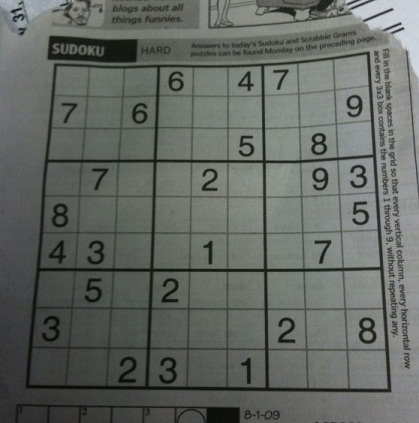
#> input picture Sistemas de Percepcion - MINCAR/data/morfologicos/sudoku.jpg, 419 x 423 px
$ python T02_filtrado_morfologico.py
#> lines starting #> are read from the running program, lines starting #| are printed output that depends on the picture; after the words box and inside, x2 and y2 are one past the last pixel; in counts of white or black regions, pixels touching at a corner belong together
### Sistemas de Percepcion - MINCAR/practica00/T01_cargar_imagen.py
# -*- coding: utf-8 -*-
__author__ = "Grupo 9: Haritz, Pablo & Sergio"

"""
Date = 20/04/2020
Author = Grupo 9: Haritz, Pablo & Sergio
Project = Práctica 0, principios de python
"""

'''
   En este código proporcionamos herramientas que nos van a permitir cargar, guardar y visualizar
   imágenes. Lo usaremos durante todas las prácticas.

   TODO: Entiende este código y haz que funcione asegurándote de que tienes bien elegido el intérprete
'''

#Aquí importo las librerías que me resultan útiles
import skimage, sklearn, skimage.io
import numpy, scipy
#Para escribir menos puedo poner alias a lo que importo:
import numpy as np
import matplotlib.pyplot as plt
import os

#Las funciones de python se definen con def. El contenido se escribe indentado:
# [24 lines left out: functions cargar_imagen, guardar_imagen, not called in this run]

def visualizar_imagen(imagen,titulo = 'nombre_del_estudiante',block = True,save_figure=False,figure_save_path='../data/out/fig_sample.png',rescale_colors=True):
    '''
    Esta función visualiza y almacena una imagen y salva la figura si se indica
    :param imagen_rgb: imagen RGB de tipo numpy array
    :param titulo: Indica el nombre del estudiante más la información adicional requerida
    :param block: Permite que al visualizar la imagen en programa pare hasta cerrar la ventana
    :return:
    '''

    fig,ax = plt.subplots(1,1,sharex=True,sharey=True)
    if len(imagen.shape)==2:
        if rescale_colors:
            ax.imshow(imagen,cmap=plt.get_cmap('gray'))
        else:
            ax.imshow(imagen)

    else:
        ax.imshow(imagen)
    ax.set_title(titulo)
    if save_figure:
        folder, filename = os.path.split(figure_save_path)
        try:
            os.makedirs(folder)
        except:
            pass
        plt.savefig(figure_save_path, dpi=600)
    plt.show(block=block)

def visualizar_imagenes(lista_imagen,lista_titulos,n_row,n_col,block = True,save_figure=False,figure_save_path='../data/out/fig_sample.png',rescale_colors=True):
    '''
    Esta función visualiza y almacena una imagen y salva la figura si se indica
    :param imagen_rgb: imagen RGB de tipo numpy array
    :param titulo: Indica el nombre del estudiante más la información adicional requerida
    :param block: Permite que al visualizar la imagen en programa pare hasta cerrar la ventana
    :return:
    '''
    if n_row<2:
        raise Exception('n_row tiene que ser mayor que 2')
    fig,ax = plt.subplots(n_row,n_col,sharex=True,sharey=True)

    nc=0
    nr=0
    if n_col > 1:
        for i,(imagen,titulo) in enumerate(zip(lista_imagen,lista_titulos)):
            try:
                if len(imagen.shape)==2:
                    if rescale_colors:
                        ax[nr,nc].imshow(imagen,cmap=plt.get_cmap('gray'))
                    else:
                        ax[nr, nc].imshow(imagen, cmap=plt.get_cmap('gray'))
                else:
                    ax[nr,nc].imshow(imagen)
                ax[nr,nc].set_title(titulo)
            except:
                pass
            nr += 1
            if nr == n_row:
                nr = 0
                nc += 1
    else:
        for i, (imagen, titulo) in enumerate(zip(lista_imagen, lista_titulos)):
            try:
                if len(imagen.shape) == 2:
                    ax[nr].imshow(imagen, cmap=plt.get_cmap('gray'))
                else:
                    ax[nr].imshow(imagen)
                ax[nr].set_title(titulo)
            except:
                pass
            nr += 1
            if nr == n_row:
                nr = 0
                nc += 1


    if save_figure:
        folder, filename = os.path.split(figure_save_path)
        try:
            os.makedirs(folder)
        except:
            pass
        plt.savefig(figure_save_path, dpi=600)
    plt.show(block=block)

#Es buena costumbre meter este if al final para evitar que se ejecute código al importar este script desde otro.
# [6 lines that do not run on import are left out]

### Sistemas de Percepcion - MINCAR/practica03/T02_filtrado_morfologico.py
# -*- coding: utf-8 -*-
__author__ = 106360


# import cv2
import numpy as np
from matplotlib import pyplot as plt
import skimage.morphology
from practica00.T01_cargar_imagen import visualizar_imagenes,visualizar_imagen
import skimage

import matplotlib
matplotlib.use('TkAgg')

file_histo = '../data/histograma/cerebro_1.jpg'
file_thres = '../data/histograma/bookpage.jpg'
file_7seg = '../data/histograma/Segmentos7.jpg'

file_mariposa = '../data/morfologicos/mariposa.jpg'
file_mariposa_noisy = '../data/morfologicos/mariposa_noisy.jpg'

file_sudoku = '../data/morfologicos/sudoku.jpg'
file_windows = '../data/morfologicos/windows.jpg'


# [119 lines left out: functions do_test_binary_morphology_filter_1, do_test_gray_morphology, not called in this run]


def do_test_binary_morphology_filter_2():

    '''
    NOMBRE:
    TODO:
        Sobre la imagen binaria diseñar la cadena de filtros más adecuada que permita quedarnos sólamente con los números del sudoku y la retícula
        Recodrad que podéis aplicar operaciones lógicas a los resultados de distintos filtros para combinarlos.
        - Explicar el proceso
        - Guardar las imágenes en ./data/out/practica03/binary_morphology_filter_2_XXX.png
        - Si queréis podéis también trabajar sobre la imagen en gris original antes de realizar el threshold.
        ¿Podría ayudar el aplicar filtros morfológicos en niveles de gris antes de aplicar el threshold?
        Respuesta:

        Durante esta tarea se ha desarrollado un algoritmo en tres fases diferenciadas:
        1. Obtención lineas verticales
        2. Obtención lineas horizontales
        3. Obtención numeros a partir de la imagen original y la capa conseguida en los dos anteriores pasos.

        Al aplicar filtros morfologicos sobre la imagen en nivel de gris somos capaces de mejorar la iluminacion
        del fondo así como reducir la influencia de las lineas verticales y ruido cuando se quieran extraer las
        horizontales y viceversa.


    '''

    # ----------------------------------------------------------------------------------------------------------------
    # En primer lugar se realiza la extracción de las lineas verticales
    image_gray = skimage.color.rgb2gray(skimage.io.imread(file_sudoku))
#> image_gray: shape (423, 419) float64; min 0.0213, max 0.856, mean 0.401
    # Se realiza una dilatación en niveles de grises de modo que se vean reducidas las lineas horizontales
    imagen_dilatedV = skimage.morphology.dilation(image_gray, np.ones((1, 20)))
    visualizar_imagen(imagen_dilatedV, 'Gray dilation')
    # La resultante se sustrae de la imagen en niveles de grises para eliminar el brillo del fondo
    imagen_removalV = image_gray / (imagen_dilatedV + 0.001)
    visualizar_imagen(imagen_removalV, 'Gray dilation')

    # A continuacion se aplica un umbral y se consigue la imagen binaria con la que trabajaremos
    img_threshold_oriV = skimage.filters.threshold_local(imagen_removalV, 65, offset=0)
    image_binary_adaptive_oriV = imagen_removalV < img_threshold_oriV
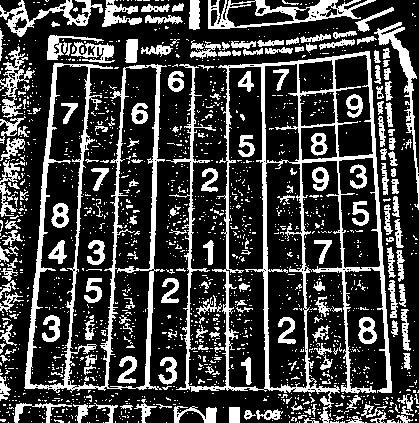
#> image_binary_adaptive_oriV: shape (423, 419) bool; 25.7% white; 1676 white regions (1477 under 20 px), largest, box (x1, y1, x2, y2) and area: (166, 51, 392, 423) 9969, (24, 63, 167, 393) 6787, (208, 0, 376, 29) 1652
    visualizar_imagen(image_binary_adaptive_oriV, 'Gray dilation')

    # Una vez se tiene la imagen se aplican operaciones morfologicas sobre ella tratando de quedarnos unicamente con
    # las lineas verticales aplicando la experiencia adquirida en el primer apartado
    imageV1 = skimage.morphology.binary.binary_erosion(image_binary_adaptive_oriV, np.ones((7,1)))
#> imageV1: shape (423, 419) bool; 8.8% white; 361 white regions (273 under 20 px), largest, box (x1, y1, x2, y2) and area: (25, 66, 57, 386) 1392, (261, 66, 270, 388) 1231, (367, 54, 392, 390) 1194
    visualizar_imagenes([image_binary_adaptive_oriV, imageV1], ['orig', 'numbers'], 2, 1)
#> the loop in visualizar_imagenes, `for i, (imagen, titulo) in enumerate(zip(lista_imagen, lista_titulos)):` made 2 passes
#> (titulo, nc) on pass 2: ('numbers', 1)
#> titulo on pass 1: 'orig'
#> after the loop in visualizar_imagenes, `for i, (imagen, titulo) in enumerate(zip(lista_imagen, lista_titulos)):`: nc = 1; nr = 0
    imageV2 = skimage.morphology.binary.binary_opening(imageV1, np.ones((7, 1)))
#> imageV2: shape (423, 419) bool; 7.8% white; 132 white regions (68 under 20 px), largest, box (x1, y1, x2, y2) and area: (25, 66, 57, 386) 1392, (261, 66, 269, 387) 1225, (367, 54, 391, 390) 1188
    visualizar_imagenes([imageV1, imageV2], ['orig', 'numbers'], 2, 1)
#> the loop in visualizar_imagenes (call 2), `for i, (imagen, titulo) in enumerate(zip(lista_imagen, lista_titulos)):` made 2 passes
    imageV3 = skimage.morphology.binary.binary_dilation(imageV2, np.ones((7, 1)))
#> imageV3: shape (423, 419) bool; 9.3% white; 128 white regions (42 under 20 px), largest, box (x1, y1, x2, y2) and area: (25, 63, 57, 389) 1584, (367, 51, 391, 393) 1332, (261, 63, 269, 390) 1297
    visualizar_imagenes([imageV2, imageV3], ['orig', 'numbers'], 2, 1)
    finalV = skimage.morphology.binary.binary_opening(imageV3, np.ones((25, 1)))
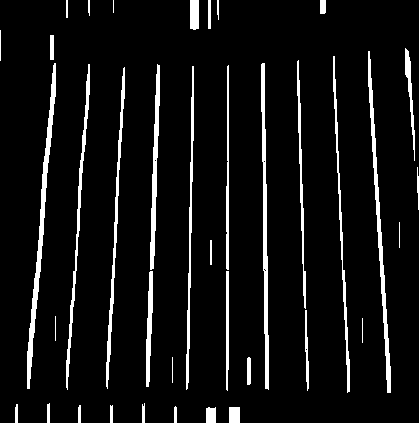
#> finalV: shape (423, 419) bool; 7.2% white; 38 white regions (1 under 20 px), largest, box (x1, y1, x2, y2) and area: (27, 63, 56, 389) 1530, (368, 51, 391, 393) 1313, (261, 63, 269, 390) 1276
    visualizar_imagenes([imageV3, finalV], ['orig', 'numbers'], 2, 1)

    # ----------------------------------------------------------------------------------------------------------------
    # En segundo lugar se realiza la extracción de las lineas horizontales mediante el mismo proceso solo que se cambian
    # los parametros de las filas por los de las columnas

    image_grayH = skimage.color.rgb2gray(skimage.io.imread(file_sudoku))
    imagen_DilatedH = skimage.morphology.dilation(image_grayH, np.ones((20, 1)))
    imagen_removalH = image_grayH / (imagen_DilatedH + 0.001)
    visualizar_imagen(imagen_removalH, 'Gray dilation')

    img_threshold_oriH = skimage.filters.threshold_local(imagen_removalH, 65, offset=0)
    image_binary_adaptive_oriH = imagen_removalH < img_threshold_oriH
#> image_binary_adaptive_oriH: shape (423, 419) bool; 27.2% white; 1459 white regions (1304 under 20 px), largest, box (x1, y1, x2, y2) and area: (23, 51, 392, 393) 18515, (140, 0, 419, 210) 5076, (47, 35, 139, 63) 1665
    visualizar_imagen(image_binary_adaptive_oriH, 'Gray dilation')

    imageH1 = skimage.morphology.binary.binary_erosion(image_binary_adaptive_oriH, np.ones((1, 7)))
#> imageH1: shape (423, 419) bool; 10.2% white; 316 white regions (246 under 20 px), largest, box (x1, y1, x2, y2) and area: (27, 384, 389, 393) 1610, (39, 267, 381, 272) 1354, (148, 30, 357, 48) 1351
    visualizar_imagenes([image_binary_adaptive_oriH, imageH1], ['orig', 'numbers'], 2, 1)
    imageH2 = skimage.morphology.binary.binary_opening(imageH1, np.ones((1, 7)))
#> imageH2: shape (423, 419) bool; 9.3% white; 123 white regions (74 under 20 px), largest, box (x1, y1, x2, y2) and area: (27, 384, 389, 393) 1609, (39, 267, 381, 272) 1354, (148, 30, 357, 48) 1298
    visualizar_imagenes([imageH1, imageH2], ['orig', 'numbers'], 2, 1)
    imageH3 = skimage.morphology.binary.binary_dilation(imageH2, np.ones((1, 10)))
#> imageH3: shape (423, 419) bool; 11.6% white; 113 white regions (42 under 20 px), largest, box (x1, y1, x2, y2) and area: (22, 384, 393, 393) 1690, (143, 30, 361, 48) 1626, (34, 267, 385, 272) 1420
    visualizar_imagenes([imageH2, imageH3], ['orig', 'numbers'], 2, 1)
    finalH = skimage.morphology.binary.binary_opening(imageH3, np.ones((1, 20)))
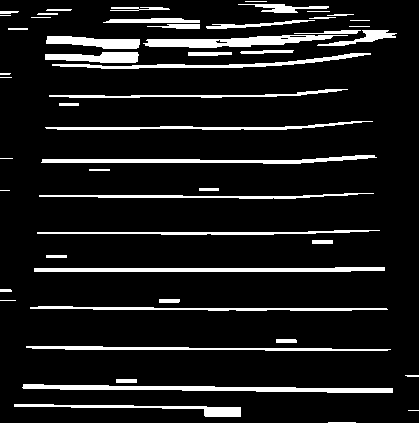
#> finalH: shape (423, 419) bool; 10.1% white; 52 white regions (6 under 20 px), largest, box (x1, y1, x2, y2) and area: (22, 384, 393, 393) 1690, (143, 35, 348, 48) 1441, (34, 267, 385, 272) 1420
    visualizar_imagenes([imageH3, finalH], ['orig', 'numbers'], 2, 1)

    # -------------------------------------------------------------------------------------------------------
    # Una vez se tienen ambas, se forma la cuadricula con la union de ambas
    Cuadricula = np.logical_or(finalV, finalH)
#> Cuadricula: shape (423, 419) bool; 16.6% white; 51 white regions (6 under 20 px), largest, box (x1, y1, x2, y2) and area: (22, 51, 393, 393) 20474, (45, 35, 140, 63) 1626, (143, 35, 348, 48) 1441
    visualizar_imagen(Cuadricula, 'Gray dilation')
    # Y se aplica una operacion morfologica que elimina aquellos grupos de pixeles menores del tamaño deseado
    CuadriculaLimpia = skimage.morphology.remove_small_objects(Cuadricula, min_size=2000, connectivity=8)
#> CuadriculaLimpia: shape (423, 419) bool; 11.6% white; 1 white region, box (x1, y1, x2, y2) and area: (22, 51, 393, 393) 20474
    visualizar_imagen(CuadriculaLimpia, 'Gray dilation')

    # ---------------------------------------------------------------------------------------------------------
    # Finalmente se obtienen los diferentes números
    image_num_gray = skimage.color.rgb2gray(skimage.io.imread(file_sudoku))
    # Se realiza una dilatación en niveles de grises pero en este caso aplicando un filtro cuadrado lo suficientemente
    imagen_closedN = skimage.morphology.dilation(image_num_gray, np.ones((6,6)))
    imagen_removalN = image_num_gray / (imagen_closedN + 0.001)
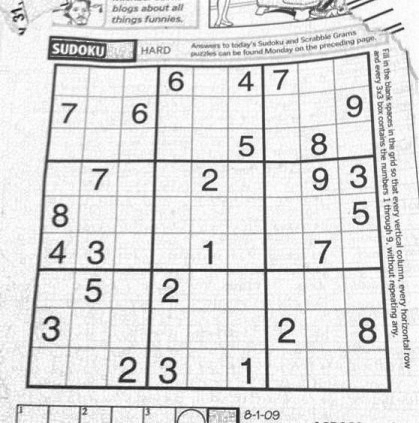
#> imagen_removalN: shape (423, 419) float64; min 0.0921, max 0.999, mean 0.873
    visualizar_imagen(imagen_removalN, 'Gray dilation')

    # De nueco se aplica un umbral
    img_threshold_oriN = skimage.filters.threshold_local(imagen_removalN, 65, offset=0)
    image_binary_adaptive_oriN = imagen_removalN < img_threshold_oriN
#> image_binary_adaptive_oriN: shape (423, 419) bool; 25% white; 942 white regions (814 under 20 px), largest, box (x1, y1, x2, y2) and area: (25, 51, 392, 393) 20388, (47, 34, 292, 63) 1721, (208, 0, 377, 29) 1669
    visualizar_imagen(image_binary_adaptive_oriN, 'Gray dilation')

    # --------------------------------------------------------------------------------------------------------
    # Para finalizar se genera una imagen binaria con todos los valores 0 del mismo tamaño que la imagen.
    negra = image_num_gray.copy()
    negra = negra < 1
#> negra: shape (423, 419) bool; every value is 1
    negra = np.logical_not(negra)
#> negra: shape (423, 419) bool; every value is 0

    # Con la imagen de la cuadricula se podrian aplicar diferentes bucles de modo que se detectase el valor de los
    # pixeles los cuales forman los extremos de las cuadriculas detectando con iteraciones cuando se cambia de false a
    # true y después al contrario.

    # Con esos valores se genera un recorte de la imagen principal con el cual restandole a el mismo con una puerta
    # logica xor la imagen de la cuadricula conseguirmos una imagen con los numeros y ruido del fondo
    roiN = image_binary_adaptive_oriN[90:396,25:380]
#> roiN: shape (306, 355) bool; 22.4% white; 519 white regions (490 under 20 px), largest, box (x1, y1, x2, y2) and area: (0, 0, 355, 303) 17819, (333, 227, 352, 254) 292, (27, 113, 44, 138) 269
    roiC = Cuadricula[90:396,25:380]
#> roiC: shape (306, 355) bool; 17.2% white; 14 white regions, largest, box (x1, y1, x2, y2) and area: (0, 0, 355, 303) 17933, (222, 267, 226, 295) 109, (287, 150, 308, 154) 84
    num = np.logical_xor(roiN, roiC)
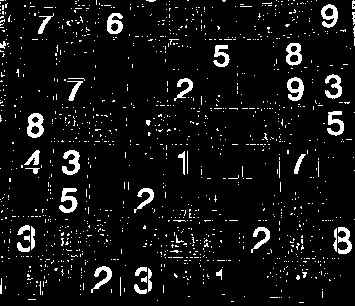
#> num: shape (306, 355) bool; 6.8% white; 1181 white regions (1143 under 20 px), largest, box (x1, y1, x2, y2) and area: (27, 113, 44, 138) 269, (59, 188, 78, 213) 248, (62, 150, 80, 175) 244
    visualizar_imagen(num, 'Gray dilation')
    negra[90:396,25:380] = num
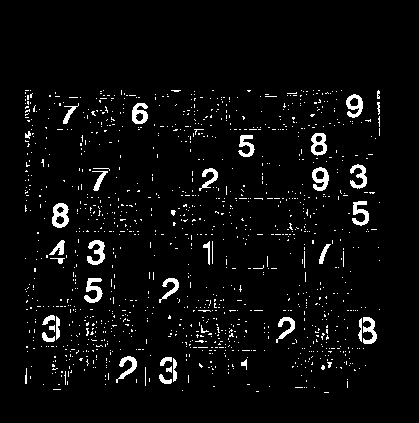
#> negra: shape (423, 419) bool; 4.2% white; 1181 white regions (1143 under 20 px), largest, box (x1, y1, x2, y2) and area: (52, 203, 69, 228) 269, (84, 278, 103, 303) 248, (87, 240, 105, 265) 244
    visualizar_imagen(negra, 'Gray dilation')

    # Para finalizar se volverá a realizar la misma limpieza que con la imagen de la cuadricula y se obtiene el resultado
    imageFinal = np.logical_or(CuadriculaLimpia, negra)
#> imageFinal: shape (423, 419) bool; 15.3% white; 545 white regions (507 under 20 px), largest, box (x1, y1, x2, y2) and area: (22, 51, 393, 393) 21213, (52, 203, 69, 228) 269, (84, 278, 103, 303) 248
    visualizar_imagen(imageFinal, 'Gray dilation')
    FinalLimpia = skimage.morphology.remove_small_objects(imageFinal, min_size=50, connectivity=8)
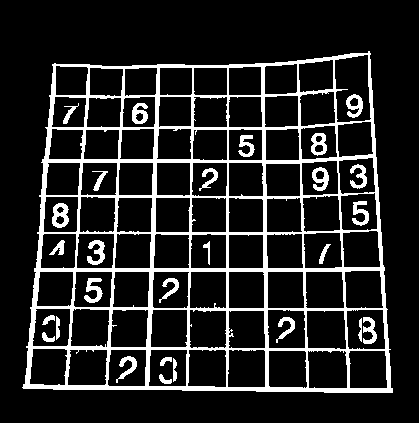
#> FinalLimpia: shape (423, 419) bool; 14.3% white; 28 white regions, largest, box (x1, y1, x2, y2) and area: (22, 51, 393, 393) 21213, (52, 203, 69, 228) 269, (84, 278, 103, 303) 248
    visualizar_imagen(FinalLimpia, 'Gray dilation',save_figure=True, figure_save_path='../data/out/practica03/T02/fig_gray_morphology_openings_2.png')


if __name__ == "__main__":
    # do_test_binary_morphology_filter_1()
    # do_test_gray_morphology()
    do_test_binary_morphology_filter_2()
